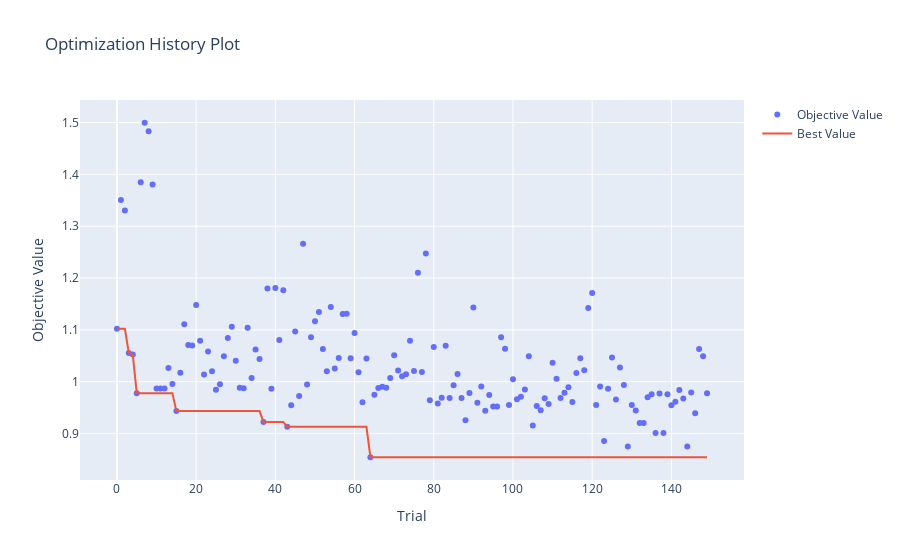

The notebook cell saved with this chart:
### Code cell
optuna.visualization.plot_optimization_history(study)

### Figure 1 — Plotly figure (JSON) as saved in the notebook; plotly's stock layout.template omitted (floating-point values rounded to 4 significant figures; data arrays with more than 128 entries replaced by an {"elided": "..."} marker saying what was removed)
{"data": [{"mode": "markers", "name": "Objective Value", "type": "scatter", "x": {"elided": "150 int values"}, "y": {"elided": "150 float values"}}, {"mode": "lines", "name": "Best Value", "type": "scatter", "x": {"elided": "150 int values"}, "y": {"elided": "150 float values"}}, {"marker": {"color": "#cccccc"}, "mode": "markers", "name": "Infeasible Trial", "showlegend": false, "type": "scatter", "x": [], "y": []}], "layout": {"title": {"text": "Optimization History Plot"}, "xaxis": {"title": {"text": "Trial"}}, "yaxis": {"title": {"text": "Objective Value"}}}}
